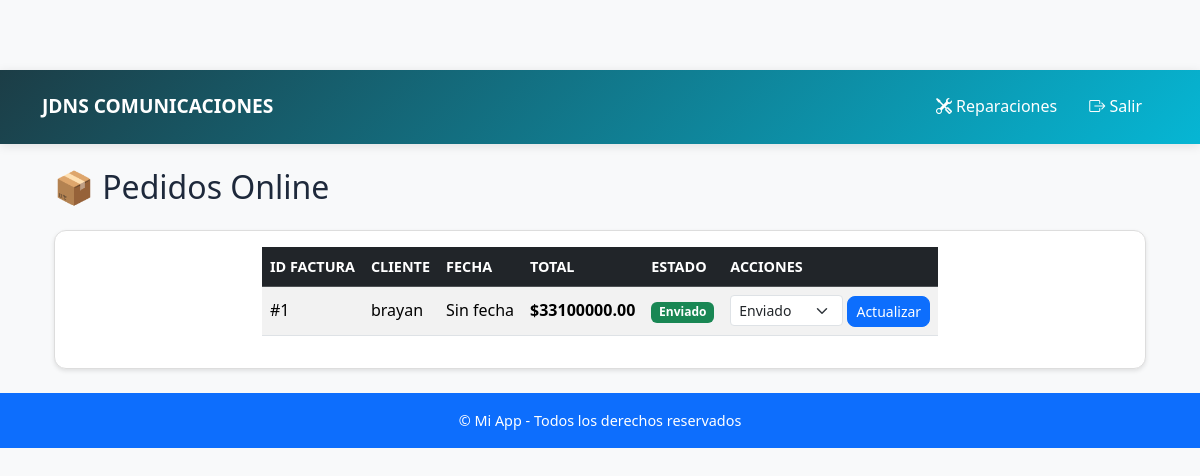
The app's page /admin/pedidos (signed in), older data.
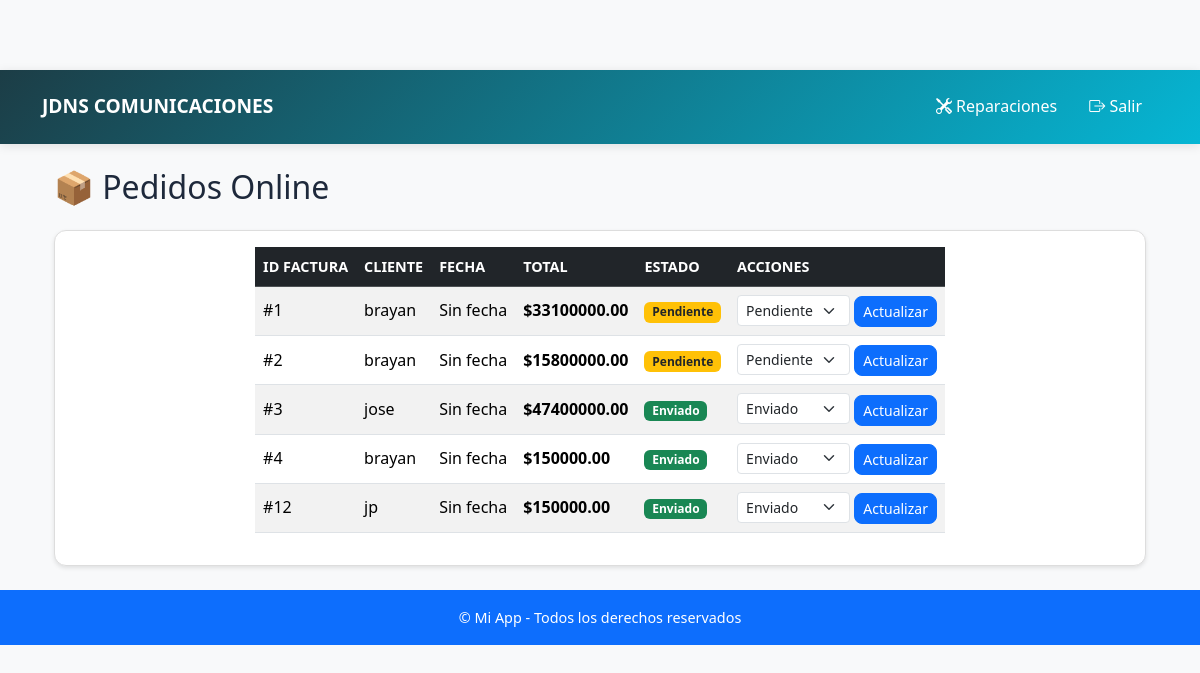
The same page, newer data.
### app/models/users.py (models this page shows, shortened)
class VentaFactura(db.Model):
    __tablename__ = 'ventas_factura'
    idventas_factura = db.Column(db.Integer, primary_key=True)
    usuario_idusuario = db.Column(db.Integer, db.ForeignKey('usuario.idusuario'), nullable=False)
    fecha_venta = db.Column(db.DateTime, nullable=False, default=datetime.utcnow)
    tipo_venta = db.Column(db.Enum('fisica', 'online', name='tipo_venta_enum'))
    estado_envio = db.Column(db.Enum('pendiente', 'pagado', 'anulado', name='estado_envio_enum'), default='pendiente')
    total = db.Column(db.Numeric(10, 2), nullable=False)
    usuario = db.relationship('Users', backref='ventas_facturas')

class Users(db.Model, UserMixin):
    __tablename__ = 'usuario'
    idusuario = db.Column(db.Integer, primary_key=True)
    nombre = db.Column(db.String(100))
    telefono = db.Column(db.String(45))
    correo = db.Column(db.String(100), unique=True)
    direccion = db.Column(db.String(100))
    password = db.Column(db.String(255))
    rol = db.Column(db.Enum('cliente', 'tecnico', 'admin'))
    @property
    def is_authenticated(self):
        return True

### app/routes/pago.py (the view)
@pago.route('/admin/pedidos')
@login_required
def listar_pedidos():
    from app.models.users import VentaFactura
    pedidos = VentaFactura.query.filter_by(tipo_venta="online").all()
    return render_template("admin_compras_onlin.html", pedidos=pedidos)

### app/templates/admin_compras_onlin.html (shortened to what this page needs)
{% extends "base.html" %}
{% block content %}
<div class="container mt-4">
    <h2 class="mb-4">📦 Pedidos Online</h2>
    <div class="card">
        <div class="card-body">
            {% if pedidos %}
            <table class="table table-striped table-hover align-middle">
                <thead class="table-dark">
                    <tr>
                        <th>ID Factura</th>
                        <th>Cliente</th>
                        <th>Fecha</th>
                        <th>Total</th>
                        <th>Estado</th>
                        <th>Acciones</th>
                    </tr>
                </thead>
                <tbody>
                    {% for p in pedidos %}
                    <tr>
                        <td>#{{ p.idventas_factura }}</td>
                        <td>{{ p.usuario.nombre }}</td>
                        <td>{{ p.fecha|default("Sin fecha") }}</td>
                        <td><strong>${{ "%.2f"|format(p.total) }}</strong></td>
                        <td>
                            {% if p.estado_envio == "pendiente" %}
                                <span class="badge bg-warning text-dark">Pendiente</span>
                            {% elif p.estado_envio == "pagado" %}
                                <span class="badge bg-success">Enviado</span>
                            {% elif p.estado_envio == "anulado" %}
                                <span class="badge bg-danger">Anulado</span>
                            {% endif %}
                        </td>
                        <td>
                            <form method="POST" action="{{ url_for('pago.cambiar_estado_pedido', id_factura=p.idventas_factura) }}">
                                <select name="estado" class="form-select form-select-sm d-inline w-auto">
                                    <option value="pendiente" {% if p.estado_envio=="pendiente" %}selected{% endif %}>Pendiente</option>
                                    <option value="pagado" {% if p.estado_envio=="pagado" %}selected{% endif %}>Enviado</option>
                                </select>
                                <button type="submit" class="btn btn-sm btn-primary">Actualizar</button>
                            </form>
                        </td>
                    </tr>
                    {% endfor %}
                </tbody>
            </table>
            {% else %}
                <p class="text-muted">No hay pedidos online registrados.</p>
            {% endif %}
        </div>
    </div>
</div>
{% endblock %}

Row changes from the older to the newer data that the page shows:
changed VentaFactura id 1: estado "Enviado" → "Pendiente"; estado_envio "Enviado" → "Pendiente"
added VentaFactura: idventas_factura "2", usuario.nombre "brayan", fecha "Sin fecha", total "15800000.00", shows "Pendiente", estado "Pendiente"
added VentaFactura: idventas_factura "3", usuario.nombre "jose", fecha "Sin fecha", total "47400000.00", shows "Enviado", estado "Enviado"
added VentaFactura: idventas_factura "4", usuario.nombre "brayan", fecha "Sin fecha", total "150000.00", shows "Enviado", estado "Enviado"
added VentaFactura: idventas_factura "12", usuario.nombre "jp", fecha "Sin fecha", total "150000.00", shows "Enviado", estado "Enviado"
